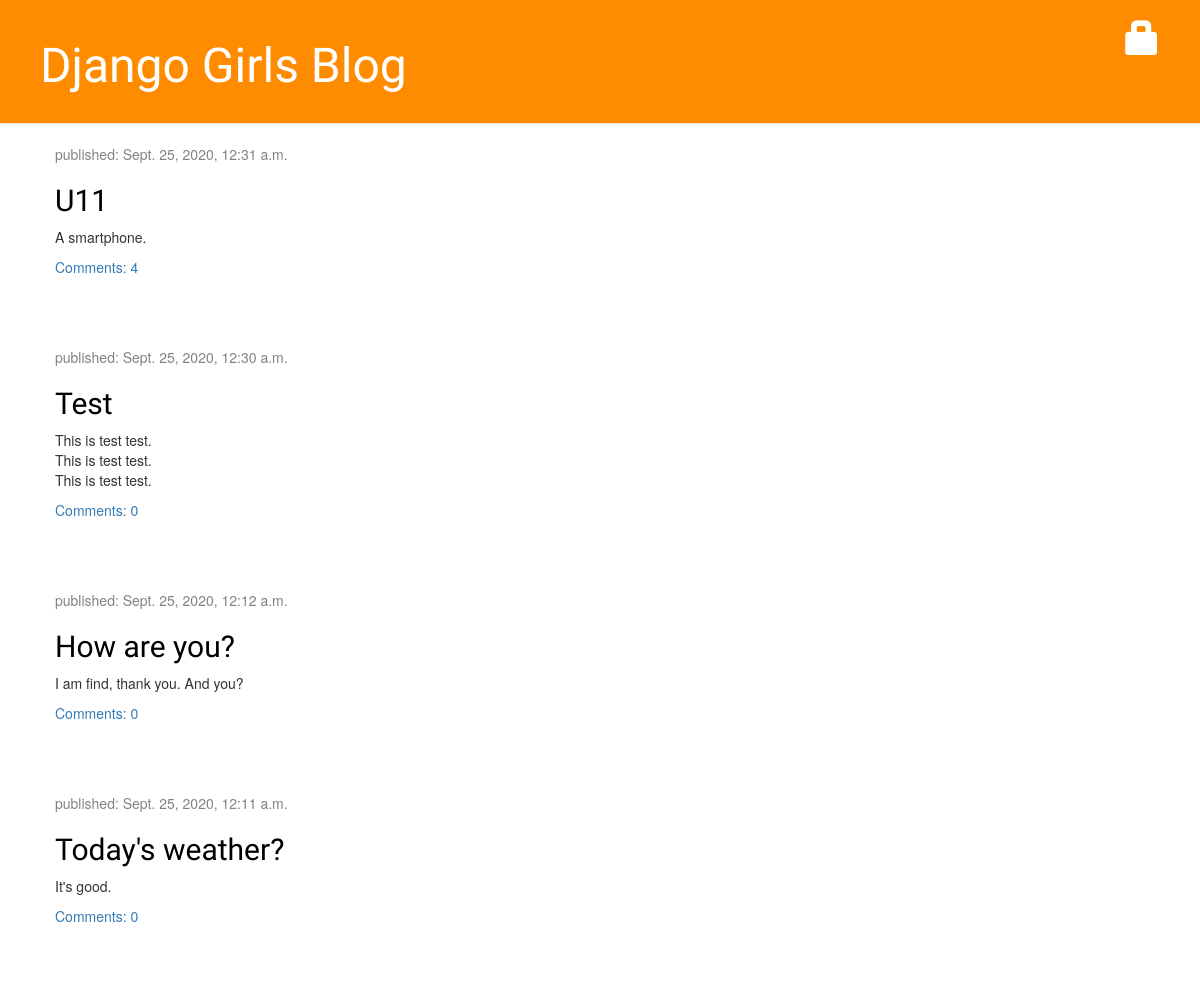
Screenshot of /blog/ with the database file from the repository.
### blog/models.py (models this page shows, shortened)
class Post(models.Model):
    author = models.ForeignKey(settings.AUTH_USER_MODEL, on_delete=models.CASCADE)
    title = models.CharField(max_length=200)
    text = models.TextField()
    created_date = models.DateTimeField(default=timezone.now)
    published_date = models.DateTimeField(blank=True, null=True)
    def approved_comments(self):
        return self.comments.filter(approved_comment=True)

### blog/views.py (the view)
# urls.py: path('', views.post_list, name='post_list'),
def post_list(request):
    posts = Post.objects.filter(published_date__lte=timezone.now()).order_by('-published_date')
    return render(request, 'blog/post_list.html', {'posts': posts})

### blog/templates/blog/post_list.html
{% extends 'blog/base.html' %}
{% block content %}
  {% for post in posts %}
      <div class="post">
          <div class="date">
              <p>published: {{ post.published_date }}</p>
          </div>
          <h2><a href="{% url 'blog:post_detail' pk=post.pk %}">{{ post.title }}</a></h2>
          <p>{{ post.text|linebreaksbr }}</p>
          <a href="{% url 'blog:post_detail' pk=post.pk %}">Comments: {{ post.approved_comments.count }}</a>
      </div>
  {% endfor %}
{% endblock %}

### blog/static/css/blog.css (style rules this page uses)
h1, h2, h3, h4 { font-family: 'Lobster', cursive; }
.date { color: #828282; }
.post { margin-bottom: 70px; }
.post h2 a, .post h2 a:visited { color: #000000; }

### rows the page displays
Post: published_date "Sept. 25, 2020, 12:31 a.m.", title "U11", text "A smartphone.", approved_comments.count "4"
Post: published_date "Sept. 25, 2020, 12:30 a.m.", title "Test", text "This is test test. This is test test. This is test test.", approved_comments.count "0"
Post: published_date "Sept. 25, 2020, 12:12 a.m.", title "How are you?", text "I am find, thank you. And you?", approved_comments.count "0"
Post: published_date "Sept. 25, 2020, 12:11 a.m.", title "Today's weather?", text "It's good.", approved_comments.count "0"
